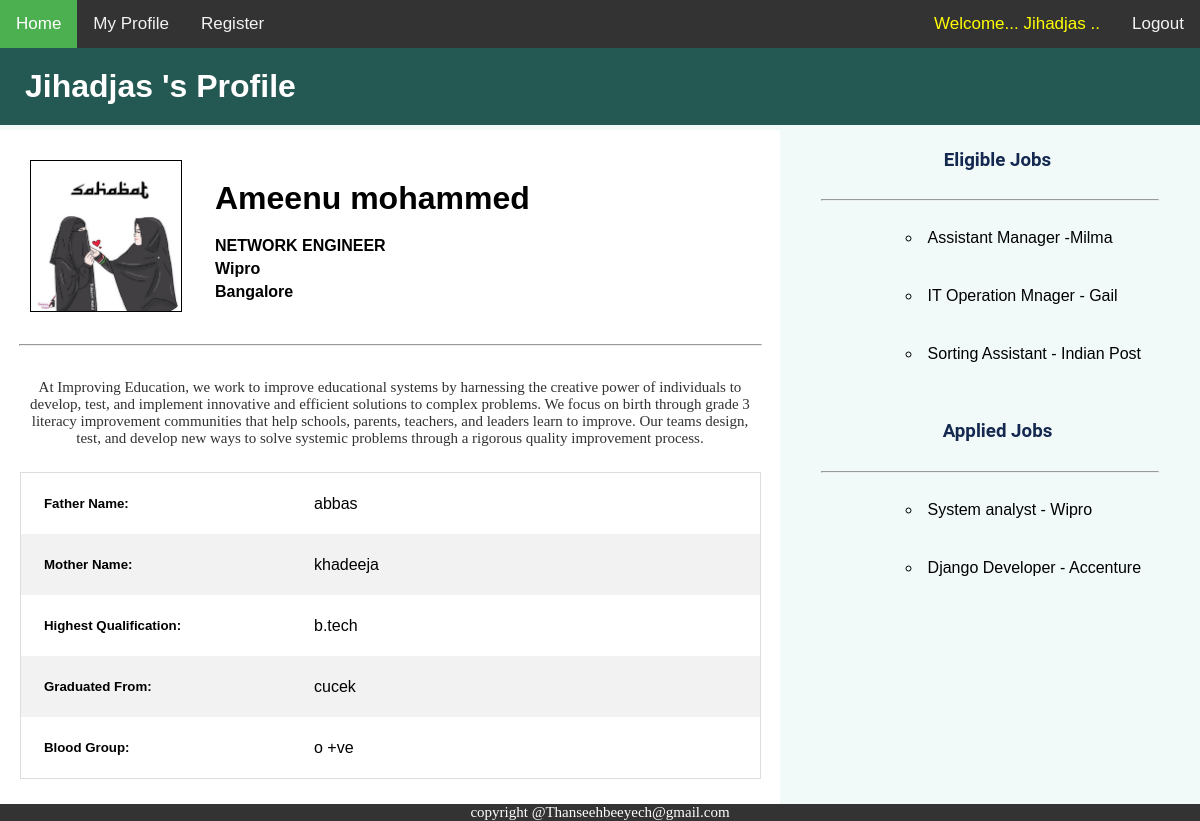
/profile_page/ (signed in), run on the app's committed database.
### myapp/models.py (models this page shows, shortened)
class UserDet(models.Model):
    user = models.OneToOneField(User, on_delete=models.CASCADE)
    document = models.ImageField(upload_to='profilepic/',)
    dob = models.DateField()
    uploaded_at = models.DateTimeField(auto_now_add=True)

class UserProfile(models.Model):
    gender_choice = [('Male','Male'),('Female','Female'),]
    occupation_choice = [('Student','Student'),('Government Employee','Government Employee'),
                            ('Engineer','Engineer'),('Doctor','Doctor'),('Accountant','Accountant'),
                            ('Office Assistant','Office Assistant'),('Sales Man','Sales Man'),
                            ('Own Business','Own Business'),('Painter','Painter'),('Welder/Wiring','Welder/Wiring'),
                            ('Drughman','Drughman'),('Office Boy','Office Boy'),('Others','Others'),]
    blood_choice = [('O+ve','O+ve'),('O-ve','O-ve'),('A+ve','A+ve'),('A-ve','A-vve'),('B+ve','B+ve'),('B-ve','B-ve'),('AB+ve','AB+ve'),('AB-ve','AB-ve'),]
    marital_choices = [('Married','Married'),('Single','Single'),('Divorced','Divorced'),('Widowed','Widowed'),]
    user = models.OneToOneField(User, on_delete=models.CASCADE)
    first_name = models.CharField(max_length = 100)
    last_name = models.CharField(max_length = 100)
    gender = models.CharField(max_length = 100,choices=gender_choice)
    father_name = models.CharField(max_length = 100)
    mother_name = models.CharField(max_length = 100)
    add_line1 = models.CharField(max_length = 300,verbose_name="House name/number")
    add_line2 = models.CharField(max_length = 300,blank=True,null=True,verbose_name="Locality and Villege")
    add_line3 = models.CharField(max_length = 300,blank=True,null=True,verbose_name="District and State")
    occupation = models.CharField(max_length = 100,choices=occupation_choice,blank=True)
    adhaar = models.CharField(max_length = 100,verbose_name="ADHAAR Number",blank=True)
    mobile = models.CharField(max_length = 100)
    blood_group = models.CharField(max_length = 100,choices=blood_choice)
    marital_status = models.CharField(max_length = 100,choices=marital_choices,blank=True)
    created_date = models.DateTimeField(default=timezone.now())
    modified_date = models.DateTimeField(blank=True,null=True)

class UserSkillDetails(models.Model):
    user = models.OneToOneField(User, on_delete=models.CASCADE)
    designation = models.CharField(max_length = 100,blank = True)
    skill = models.CharField(max_length = 100)
    work_location = models.CharField(max_length = 100)
    company_name = models.CharField(max_length = 100)
    work_exp = models.CharField(max_length = 100,verbose_name="Total Work Experience")
    expertise = models.CharField(max_length = 100)
    created_date = models.DateTimeField(default=timezone.now())
    modified_date = models.DateTimeField(blank=True,null=True)

class UserEduDetails(models.Model):
    qual_choices = [('Mba','Mba'),('btech','B.tech'),('mtech','M.tech'),('bsc','B.Sc'),('msc','M.Sc'),('bca','B.Ca'),('mca','M.Ca'),('bbm','BBM'),('BBA','BBA'),
                    ('ttm','TTM'),('mttm','MTTM'),('ba','B.A'),('ma','M.A'),('polytechnic','Poly Technic (3 Year)'),('iti one year','ITI (1 Year)'),('iti 6 month','ITI (6 Month)'),
                    ('iti 2 year','ITI (2 Year)'),('phd','Ph.D'),('Mphil','M.phil'),('plus2','Plus Two'),('sslc','SSLC'),('7std','7 Standerd'),
                    ('below7','Below 7 Standerd'),('Others','Others'),]
    stream_choice = [('Science','Science'),('Commerce','Commerce'),('Arts','Arts'),('Certification','Certification'),('Special Course','Special Course'),]
    user = models.OneToOneField(User, on_delete=models.CASCADE)
    qualification1 = models.CharField(max_length = 100,verbose_name="Highest Qualification",choices=qual_choices)
    qual1_stream = models.CharField(max_length = 100,verbose_name="Stream",choices=stream_choice)
    qual1_sub = models.CharField(max_length = 100,verbose_name="Subject",blank=True)
    qual1_pass_year = models.DateField(max_length = 15,verbose_name="Year of Pass",blank=True)
    qual1_college = models.CharField(max_length = 100,verbose_name="College/University",blank=True)
    qualification2 = models.CharField(max_length = 100,verbose_name="Secondary Qualification",choices=qual_choices,blank=True)
    qual2_stream = models.CharField(max_length = 100,verbose_name="Stream",choices=stream_choice,blank=True)
    qual2_sub = models.CharField(max_length = 100,verbose_name="Subject",blank=True)
    qual2_pass_year = models.DateField(max_length = 15,verbose_name="Year of Pass",blank=True)
    qual2_college = models.CharField(max_length = 100,verbose_name="College/University",blank=True)
    created_date = models.DateTimeField(default=timezone.now())
    modified_date = models.DateTimeField(blank=True,null=True)

### myapp/views.py (the view)
# urls.py: path('profile_page/', views.profile_page,name='profile'),
@login_required(login_url='myapp:login')
def profile_page(request):
    user_s = request.user
    check_userprof = UserProfile.objects.filter(user=user_s).exists()
    check_useredu = UserEduDetails.objects.filter(user=user_s).exists()
    check_userskill = UserSkillDetails.objects.filter(user=user_s).exists()
    if check_userprof == False or check_useredu == False  or check_userskill == False:
        already_status = False
        page_cntent = {'no_data':'no_data'}
        pass
    else:
        already_status = True
        user_name = request.user.username
        user = User.objects.get(username=user_name)
        user_det = UserDet.objects.get(user=user)
        user_profile = UserProfile.objects.get(user=user)
        user_edu = UserEduDetails.objects.get(user=user)
        user_skill = UserSkillDetails.objects.get(user=user)
        page_cntent = {'user':user, 'user_det': user_det,'user_profile':user_profile,'user_edu':user_edu,'user_skill':user_skill,'already_status':already_status}
    return render(request,'myapp/profile_page.html',context=page_cntent)

### templates/myapp/profile_page.html (shortened to what this page needs)
<!DOCTYPE html>
{% extends "myapp/layout.html" %}
{% block body_block %}
{% load static %}
<head>
	<link rel="stylesheet" type="text/css" href="{% static 'css/profile.css' %}">
</head>
  <div class="topnav-message">
    <h1> {{ request.user.get_username.title }} 's Profile	 </h1>
  </div>
	{% if already_status %}
  <div class="left-container">
		<div class="img-pan">
			<div class="img-box">
				<img src="{{ user_det.document.url }}" alt="">
			</div>
			<div class="img-header">
			<h1>{{ user_profile.first_name.title }} {{ user_profile.last_name }}</h1>
			<h4> {{ user_skill.designation.upper }}</h4>
			<h4> {{ user_skill.company_name.title }}</h4>
			<h4> {{ user_skill.work_location.title }}</h4>
			</div>
		</div>
		<hr id='hrbody'>
<p>At Improving Education, we work to improve educational systems by harnessing the creative power of individuals to develop,
  test, and implement innovative and efficient solutions to complex problems. We focus on birth through grade 3 literacy improvement
  communities that help schools, parents, teachers, and leaders learn to improve. Our teams design, test, and develop new ways to solve
  systemic problems through a rigorous quality improvement process.</p>
	<table>
		<col width="150">
		<col width="250">
		<tr>
			<td> <h5> Father Name: </h5> </td>
			<td>{{ user_profile.father_name }}</td>
		</tr>
		<tr>
			<td> <h5> Mother Name: </h5> </td>
			<td>{{ user_profile.mother_name }}</td>
		</tr>
		<tr>
			<td> <h5> Highest Qualification: </h5> </td>
			<td>{{ user_edu.qualification1 }}</td>
		</tr>
		<tr>
			<td> <h5> Graduated From: </h5> </td>
			<td>{{ user_edu.qual1_college }}</td>
		</tr>
		<tr>
			<td> <h5> Blood Group: </h5> </td>
			<td>{{ user_profile.blood_group }}</td>
		</tr>
	</table>
  </div>
  <div class="right-container">
    <h3> Eligible Jobs</h3>
    <hr>
		<li> Assistant Manager -Milma</li>
		<li> IT Operation Mnager - Gail</li>
		<li> Sorting Assistant - Indian Post</li>
		<h3> Applied Jobs</h3>
    <hr>
		<li> System analyst - Wipro</li>
		<li> Django Developer - Accenture</li>
  </div>
{% else %}
<h6> Profile not registered</h6>
<a href="{% url 'myapp:register' %}"><h6>Click to Register</h6></a>
{% endif %}
{% endblock %}

### templates/myapp/layout.html (shortened to what this page needs)
<!DOCTYPE html>
{% load static %}
<html lang="en" dir="ltr">
  <head>
    <link rel="stylesheet" type="text/css" href="{% static 'css/layout.css' %}">
  </head>
  <body>
    <div class="topnav">
      <a class="active" href="{% url 'myapp:home' %}">Home</a>
      <a href="{% url 'myapp:profile' %}">My Profile</a>
      <a href="{% url 'myapp:register' %}">Register</a>
      <div class="topnav-right">
        <a id="wname" href="#">Welcome... {{ request.user.get_username.title }} ..</a>
        <a href="{% url 'myapp:logout' %}">Logout</a>
      </div>
    </div>
    <div class="container">
    			{% block body_block %}
    			{% endblock %}
          <div class="navbar-bottom">
           <p> copyright @Thanseehbeeyech@gmail.com  </p>
          </div>
    		</div>
  </body>
</html>

### static/css/layout.css (style rules this page uses)
body { background-color: #f1f9f9; margin: 0; font-family: Arial, Helvetica, sans-serif; }
.topnav { background-color: #1b262c; overflow: hidden; }
.topnav a { float: left; color: #f2f2f2; text-align: center; padding: 14px 16px; text-decoration: none; font-size: 17px; }
#wname { background-color: #333; color: yellow; }
.topnav a.active { background-color: #4CAF50; color: white; }
.topnav-right { float: right; }
.container { width: 100%; }
.navbar-bottom { overflow: hidden; background-color: #333; bottom: 0; width: 100%; }
.navbar-bottom p { padding: 0px; margin: 0px; color: white; }

### static/css/profile.css (style rules this page uses)
.topnav { background-color: #333; overflow: hidden; }
.topnav-message { background-color: #235952; margin-top: 0px; }
.topnav-message h1 { color: white; margin-top: 0px; margin-bottom: : 0px; padding: 20px; }
.left-container { float: left; width: 65%; background-color: #ffffff; overflow: hidden; height: auto; margin-top: 0px; height: auto; }
.right-container { float: left; width: 35%; overflow: hidden; height: auto; margin-top: 0px; height: auto; }
h1 { margin: 0px; padding: 15px; margin-left: 30px; margin-top: 0px; }
p { margin: 0px; padding: 25px; color: #323232; font-size: 15px; text-align: center; font-family: cursive; }
.right-container h3 { font-family: "Roboto", Corbel, Avenir, "Lucida Grande", "Lucida Sans", sans-serif; padding-left: 15px; padding-bottom: 10px; color: #142850; text-align: center; }
hr { width: 80%; }
.img-pan { width: 100; padding: 20px; }
.img-header { position: relative; padding: 10px; }
.img-box { width: 150px; height: 150px; border: 1px solid black; float: left; margin: 10px; }
.img-header h4,h1 { margin: 5px; padding-left: 25%; }
#hrbody { width: 95% }
img { width: 150px; height: 150px; }
table { border-collapse: collapse; border-spacing: 0; width: 95%; border: 1px solid #ddd; margin-left: 20px; margin-right: 20px; margin-bottom: 25px; }
th, td { text-align: left; padding: 16px; }
tr:nth-child(even) { background-color: #f2f2f2; }
h5 { padding: 5px; margin: 2px; }
h6, a { text-align: center; }
li { text-align: justify; list-style: circle; padding: 20px; padding-left: 50px; margin-left: 18%; }

### data on the page
UserDet: document (picture)
UserProfile: first_name "Ameenu", last_name "mohammed", father_name "abbas", mother_name "khadeeja", blood_group "o +ve"
UserSkillDetails: designation "NETWORK ENGINEER", company_name "Wipro", work_location "Bangalore"
UserEduDetails: qualification1 "b.tech", qual1_college "cucek"

### other printed values
{{ request.user.get_username.title }} "Jihadjas"
